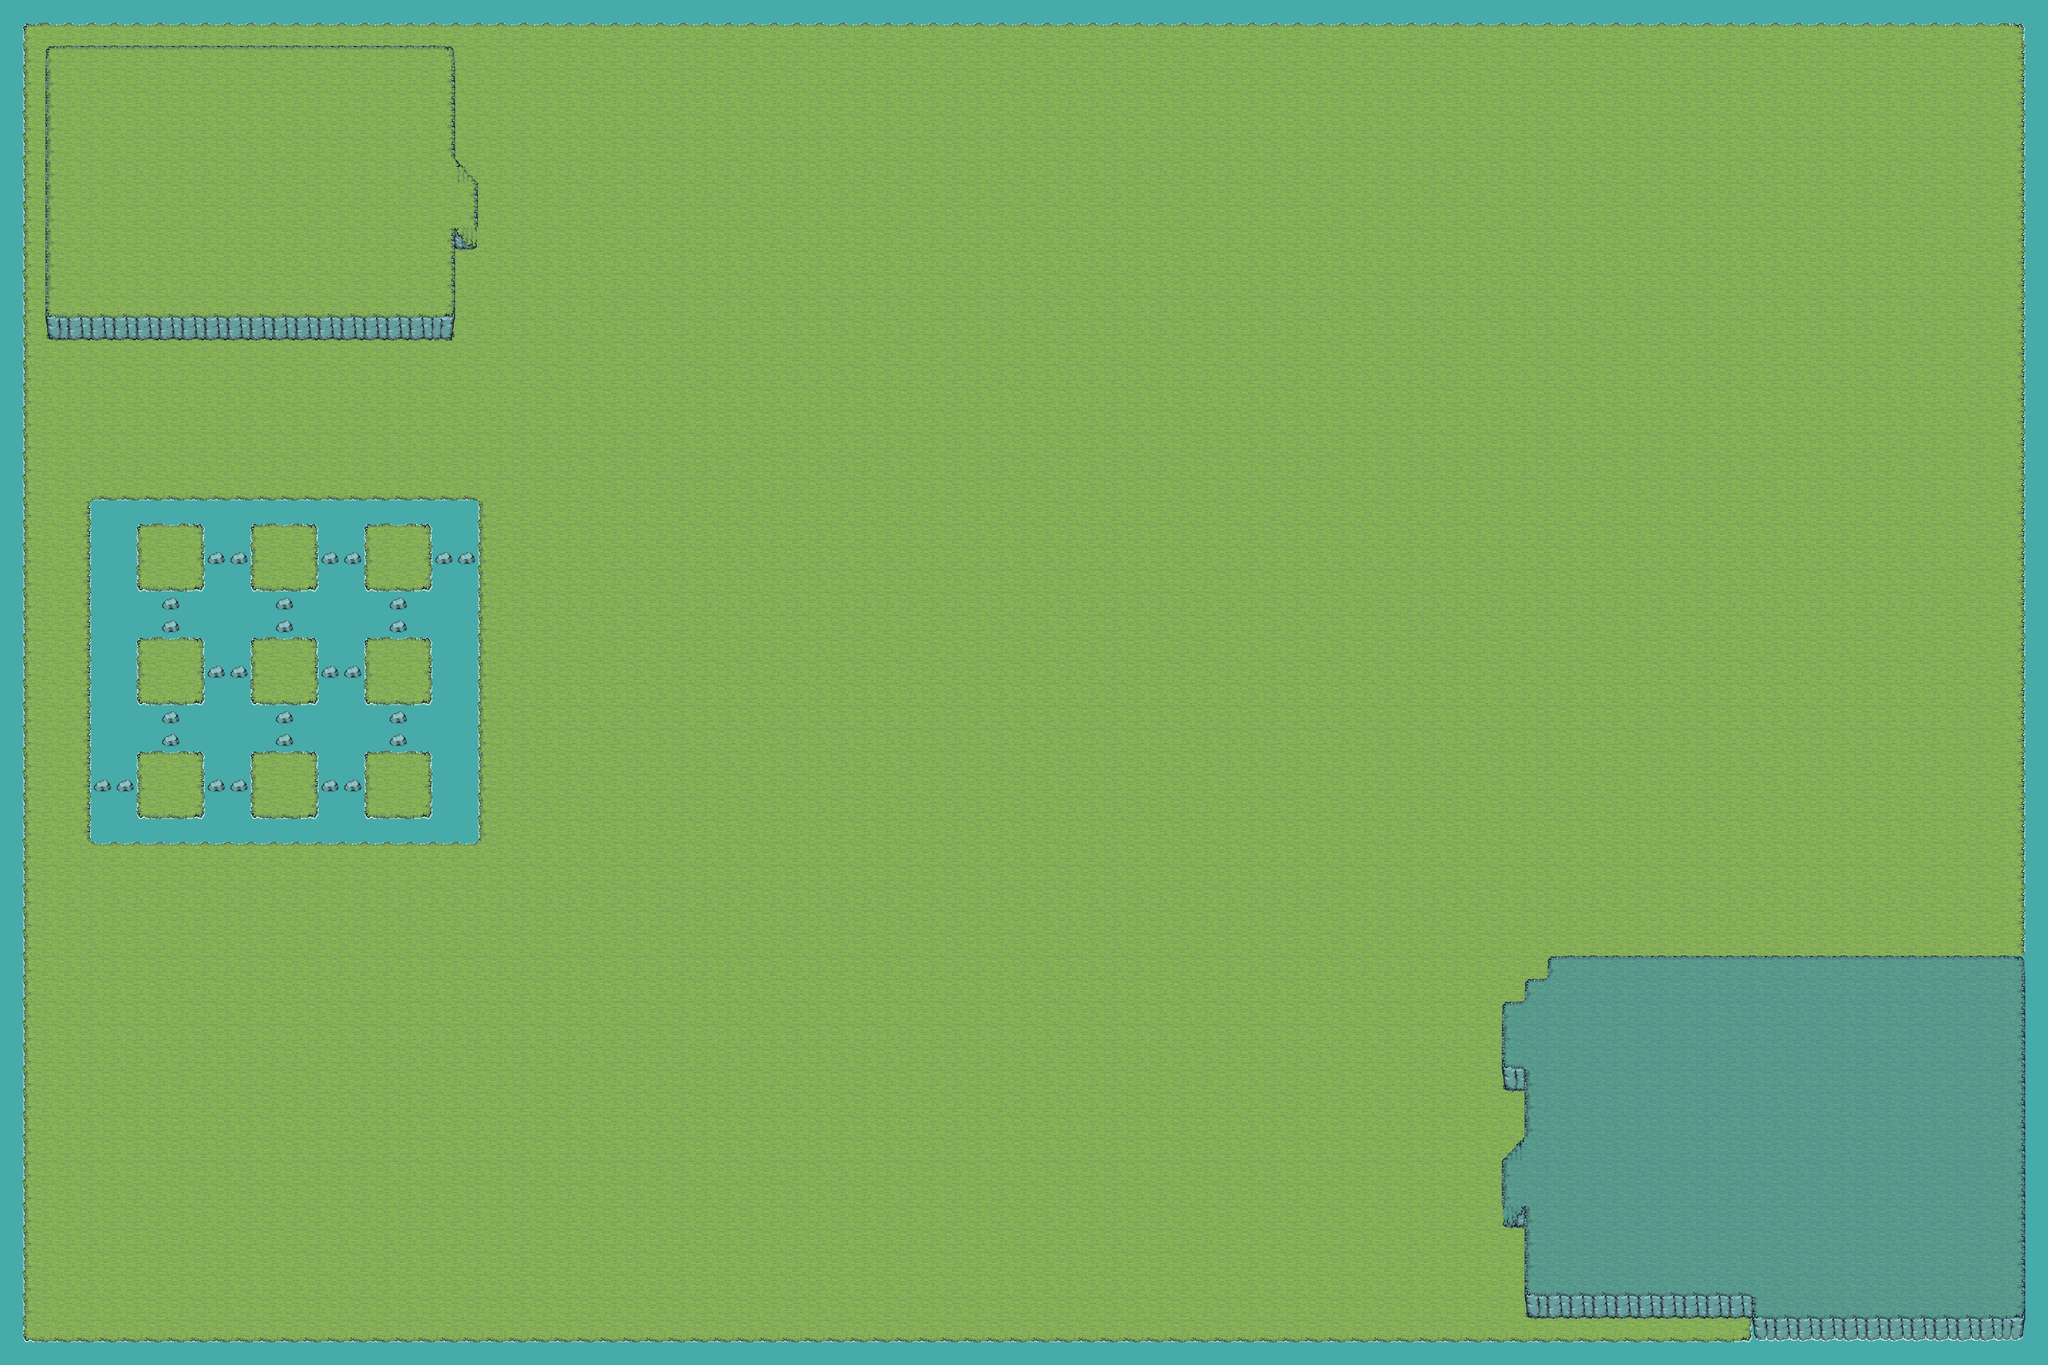

A level layout from a 2D game, rendered from its tile map. Below: a short description, then the map file with tile-grid data replaced by summaries:
An orthogonal 90x60 tile map with 48x48 px tiles, 4 tile layers (Water, Ground, Rock Water, Elevated), 3 hidden layers not drawn, 5 tilesets and 241 objects (7x monster, 6x Oak, close_2_chest, rock_boss, merchant, ...).

<map version="1.10" tiledversion="1.12.2" orientation="orthogonal" renderorder="right-down" width="90" height="60" tilewidth="48" tileheight="48" infinite="0" nextlayerid="15" nextobjectid="572">
 <editorsettings>
  <export target="../assets/world/map.tmx" format="tmx" />
 </editorsettings>
 <tileset firstgid="1" name="objects" tilewidth="144" tileheight="192" tilecount="9" columns="0">
  <grid orientation="orthogonal" width="1" height="1" />
  <tile id="0">
   <image source="../assets/objects/Stump1.png" width="48" height="48" />
  </tile>
  <tile id="1">
   <image source="../assets/objects/Tree1.png" width="144" height="192" />
  </tile>
  <tile id="2">
   <image source="../assets/objects/Bushe2.png" width="48" height="48" />
  </tile>
  <tile id="7">
   <image source="../assets/objects/Rock3.png" width="48" height="48" />
  </tile>
  <tile id="8">
   <image source="../assets/objects/Rock4.png" width="48" height="48" />
  </tile>
  <tile id="9">
   <image source="../assets/objects/Rock1.png" width="48" height="48" />
  </tile>
  <tile id="10">
   <image source="../assets/objects/Rock2.png" width="48" height="48" />
  </tile>
  <tile id="12">
   <image source="../assets/objects/chest_2_closed.png" width="48" height="48" />
  </tile>
  <tile id="13">
   <image source="../assets/objects/chest_2_open.png" width="48" height="48" />
  </tile>
 </tileset>
 <tileset firstgid="15" source="Tilesets/Tiles.tsx" />
 <tileset firstgid="69" source="Tilesets/water.tsx" />
 <tileset firstgid="70" source="Tilesets/Collision.tsx" />
 <tileset firstgid="74" source="Tilesets/Tiles2.tsx" />
 <layer id="8" name="Water" width="90" height="60">
  <data>[5400 cells, 933 non-empty, 1 distinct tile ids]</data>
 </layer>
 <layer id="13" name="Water Foam" width="90" height="60" visible="0">
  <data>[5400 cells, 388 non-empty, 1 distinct tile ids]</data>
 </layer>
 <layer id="1" name="Ground" width="90" height="60">
  <data>[5400 cells, 4449 non-empty, 10 distinct tile ids]</data>
 </layer>
 <layer id="11" name="Rock Water" width="90" height="60">
  <data>[5400 cells, 29 non-empty, 2 distinct tile ids]</data>
 </layer>
 <layer id="10" name="Elevated" width="90" height="60">
  <data>[5400 cells, 609 non-empty, 32 distinct tile ids]</data>
 </layer>
 <layer id="7" name="Floor" width="90" height="60" visible="0">
  <data>[5400 cells, 0 non-empty, 0 distinct tile ids]</data>
 </layer>
 <objectgroup id="12" name="Chests">
  <object id="542" name="close_2_chest" gid="13" x="96" y="1392" width="48" height="48" />
 </objectgroup>
 <objectgroup id="3" name="Trees">
  <object id="81" name="Oak" gid="2" x="2304" y="1200" width="144" height="192" />
  <object id="82" name="Oak" gid="2" x="1920" y="1632" width="144" height="192" />
  <object id="83" name="Oak" gid="2" x="2256" y="288" width="144" height="192" />
  <object id="567" name="Oak" gid="2" x="2592" y="2496" width="144" height="192" />
  <object id="568" name="Oak" gid="2" x="480" y="2640" width="144" height="192" />
  <object id="569" name="Oak" gid="2" x="1440" y="288" width="144" height="192" />
 </objectgroup>
 <objectgroup id="6" name="Enemy">
  <object id="84" name="Slime" type="monster" x="2544" y="336">
   <point />
  </object>
  <object id="86" name="Slime" type="monster" x="1728" y="1200">
   <point />
  </object>
  <object id="87" name="Slime" type="monster" x="1872" y="336">
   <point />
  </object>
  <object id="88" name="Slime" type="monster" x="2448" y="672">
   <point />
  </object>
  <object id="96" name="rock_boss" x="192" y="432">
   <point />
  </object>
  <object id="97" name="lava_slime_boss" type="monster" x="384" y="2304">
   <point />
  </object>
  <object id="100" name="wind_slime_boss" type="monster" x="3504" y="480">
   <point />
  </object>
  <object id="101" name="water_slime_boss" type="monster" x="3984" y="2544">
   <point />
  </object>
 </objectgroup>
 <objectgroup id="14" name="NPC">
  <object id="570" name="merchant" x="2112" y="2544">
   <point />
  </object>
 </objectgroup>
 <objectgroup id="5" name="Player">
  <object id="32" name="Player" x="1848" y="1380">
   <point />
  </object>
 </objectgroup>
 <objectgroup id="4" name="Decoration">
  <object id="188" gid="2" x="1344" y="672" width="144" height="192" />
  <object id="190" gid="2" x="1392" y="672" width="144" height="192" />
  <object id="191" gid="2" x="1392" y="768" width="144" height="192" />
  <object id="192" gid="2" x="1344" y="768" width="144" height="192" />
  <object id="193" gid="2" x="1344" y="864" width="144" height="192" />
  <object id="194" gid="2" x="1392" y="864" width="144" height="192" />
  <object id="195" gid="2" x="1392" y="912" width="144" height="192" />
  <object id="196" gid="2" x="1344" y="912" width="144" height="192" />
  <object id="208" gid="2" x="1488" y="912" width="144" height="192" />
  <object id="209" gid="2" x="1584" y="912" width="144" height="192" />
  <object id="210" gid="2" x="1680" y="912" width="144" height="192" />
  <object id="211" gid="2" x="1248" y="912" width="144" height="192" />
  <object id="212" gid="2" x="1152" y="912" width="144" height="192" />
  <object id="213" gid="2" x="1056" y="912" width="144" height="192" />
  <object id="214" gid="2" x="960" y="912" width="144" height="192" />
  <object id="215" gid="2" x="864" y="912" width="144" height="192" />
  <object id="217" gid="2" x="768" y="912" width="144" height="192" />
  <object id="218" gid="2" x="672" y="912" width="144" height="192" />
  <object id="219" gid="2" x="576" y="912" width="144" height="192" />
  <object id="220" gid="2" x="480" y="912" width="144" height="192" />
  <object id="221" gid="2" x="384" y="912" width="144" height="192" />
  <object id="222" gid="2" x="288" y="912" width="144" height="192" />
  <object id="223" gid="2" x="192" y="912" width="144" height="192" />
  <object id="224" gid="2" x="96" y="912" width="144" height="192" />
  <object id="226" gid="2" x="96" y="1008" width="144" height="192" />
  <object id="227" gid="2" x="192" y="1008" width="144" height="192" />
  <object id="228" gid="2" x="288" y="1008" width="144" height="192" />
  </objectgroup>
 <layer id="9" name="Collision" width="90" height="60" visible="0">
  <data>[5400 cells, 621 non-empty, 4 distinct tile ids]</data>
 </layer>
</map>
<!-- 197 of 241 objects omitted -->
